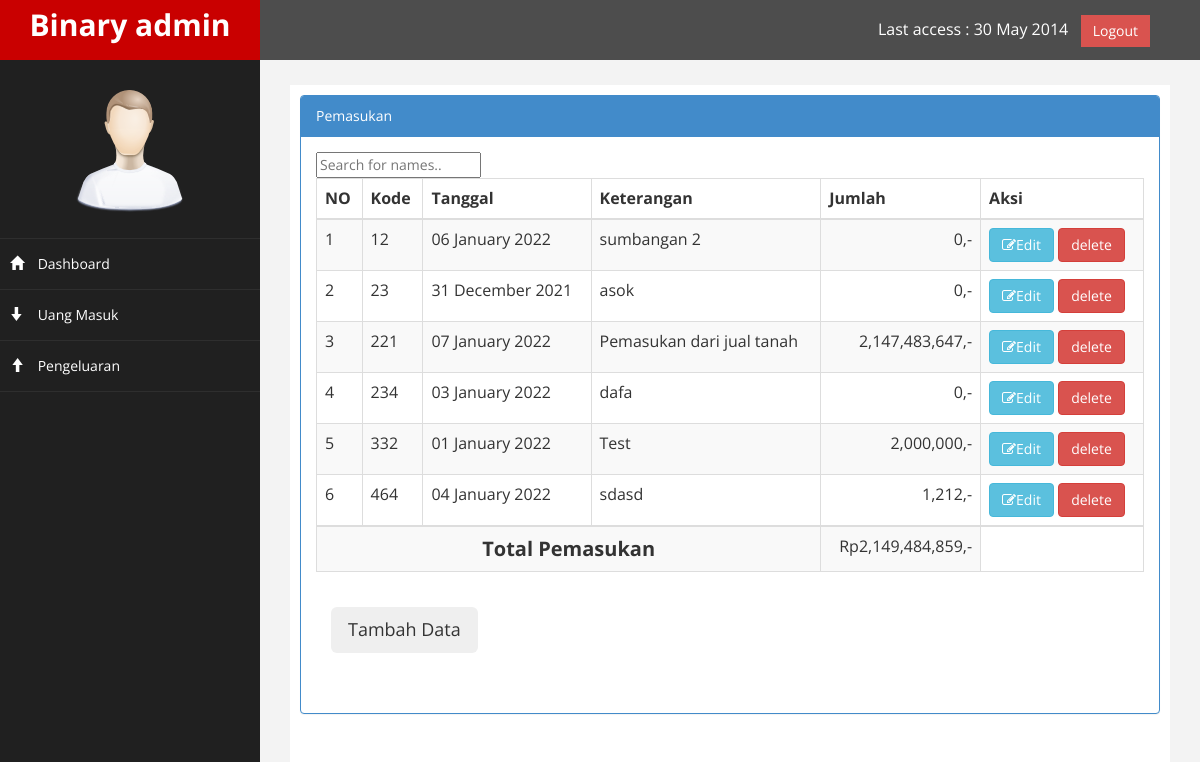
The app's page /pembukuan1/index.php?page=masuk with its own data.
### tables this page shows
CREATE TABLE `pembukuan` (
  `kode` int(11) NOT NULL,
  `keterangan` varchar(300) NOT NULL,
  `tgl` date NOT NULL,
  `jumlah` int(255) NOT NULL,
  `jenis` varchar(300) NOT NULL,
  `keluar` int(40) NOT NULL
);

### pembukuan1/page/kas_masuk/masuk.php (the view, shortened to what this page needs)
<div class="row">
    <div class="col-md-12">
        <div class="panel panel-primary">
            <div class="panel-heading">
                Pemasukan
            </div>
            <div class="panel-body">
                <div class="table-responsive">
                    <input type="text" id="myInput" onkeyup="myFunction()" placeholder="Search for names..">
                    <table class="table table-striped table-bordered table-hover" id="dataTables-example">
                        <thead>
                            <tr>
                                <th>NO</th>
                                <th>Kode</th>
                                <th>Tanggal</th>
                                <th>Keterangan</th>
                                <th>Jumlah</th>
                                <th>Aksi</th>
                            </tr>
                        </thead>
                        <tbody>
                            <?php
                            $total = 0;
                            $no = 1;
                            $sql = $koneksi->query("select * from pembukuan where jenis ='masuk'");
                            while ($data = $sql->fetch_assoc()) {
                            ?>
                                <tr class="odd gradeX">
                                    <td><?php echo $no++; ?></td>
                                    <td><?php echo $data['kode']; ?></td>
                                    <td><?php echo date('d F Y', strtotime($data['tgl'])); ?></td>
                                    <td class="test"><?php echo $data['keterangan']; ?></td>
                                    <td align="right"><?php echo number_format($data['jumlah']) . ",-"; ?></td>
                                    <td>
                                        <a id="edit_data" data-toggle="modal" data-target="#edit" data-id="<?php echo $data['kode'] ?>" data-ket="<?php echo $data['keterangan'] ?>" data-tgl="<?php echo $data['tgl']; ?>" data-jml="<?php echo $data['jumlah'] ?>" class="btn btn-info"><i class="fa fa-edit"></i>Edit</a>
                                        <a class="btn btn-danger"><i class="fa fa-trash"></i>delete</a>
                                    </td>
                                </tr>
                            <?php
                                $total = $total + $data['jumlah'];
                            }
                            ?>
                        </tbody>
                        <tr>
                            <th colspan="4" style="text-align: center; font-size:20px">Total Pemasukan</th>
                            <td style="font-soze: 17px; text-align:right;"><?php echo "Rp" . number_format($total) . ",-"; ?></td>
                        </tr>
                    </table>
                </div>
                <div class="panel-body">
                    <button class="btn btn-success btn-lg" data-toggle="modal" data-target="#myModal">
                        Tambah Data
                    </button>
                </div>
                <div class="panel-body">
                </div>
            </div>
        </div>
    </div>

### pembukuan1/index.php (shortened to what this page needs)
<?php
$koneksi = new mysqli("localhost", "root", "", "pemukuan");
?>
<html xmlns="http://www.w3.org/1999/xhtml">
<head>
    <link href="assets/css/bootstrap.css" rel="stylesheet" />
    <link href="assets/css/font-awesome.css" rel="stylesheet" />
    <link href="assets/css/custom.css" rel="stylesheet" />
</head>
<body>
    <div id="wrapper">
        <nav class="navbar navbar-default navbar-cls-top " role="navigation" style="margin-bottom: 0">
            <div class="navbar-header">
                <a class="navbar-brand" href="index.html">Binary admin</a>
            </div>
            <div style="color: white;
padding: 15px 50px 5px 50px;
float: right;
font-size: 16px;"> Last access : 30 May 2014 &nbsp; <a href="#" class="btn btn-danger square-btn-adjust">Logout</a> </div>
        </nav>
        <nav class="navbar-default navbar-side" role="navigation">
            <div class="sidebar-collapse">
                <ul class="nav" id="main-menu">
                    <li class="text-center">
                        <img src="assets/img/find_user.png" class="user-image img-responsive" />
                    </li>
                    <li>
                        <a href="index.php"><i class="glyphicon glyphicon-home"></i> Dashboard</a>
                    </li>
                    <li>
                        <a href="index.php?page=masuk"><i class="glyphicon glyphicon-arrow-down"></i> Uang Masuk</a>
                    </li>
                    <li>
                        <a href="index.php?page=keluar"><i class="glyphicon glyphicon-arrow-up"></i> Pengeluaran</a>
                    </li>
                </ul>
            </div>
        </nav>
        <div id="page-wrapper">
            <div id="page-inner">
                <div class="row">
                    <div class="col-md-12">
                        <?php
                        $page = null;
                        if (isset($_GET['page'])) {
                            $page = $_GET['page'];
                        }
                        switch ($page) {
                            case 'masuk':
                                include "page/kas_masuk/masuk.php";
                                break;
                        }
                        ?>
                    </div>
                </div>
            </div>
        </div>
    </div>
</body>
</html>

### pembukuan1/assets/css/custom.css (style rules this page uses)
body { font-family: 'Open Sans', sans-serif; }
#wrapper { width: 100%; background:#202020; }
#page-wrapper { padding: 15px 15px; min-height: 600px; background:#F3F3F3; }
#page-inner { width:100%; margin:10px 20px 10px 0px; background-color:#fff!important; padding:10px; min-height:1200px; }
.text-center { text-align:center; }
.square-btn-adjust { border: 0px solid transparent; -webkit-border-radius: 0px; -moz-border-radius: 0px; border-radius: 0px; }
.user-image { margin: 25px auto; -webkit-border-radius: 10px; -moz-border-radius: 10px; border-radius: 10px; max-height:170px; max-width:170px; }
.navbar-cls-top .navbar-brand { color: #fff; background: #C90000; width: 260px; text-align: center; height: 60px; font-size: 30px; font-weight: 700; }
.sidebar-collapse , .sidebar-collapse .nav { background:none; }
.sidebar-collapse .nav { padding:0; }
.sidebar-collapse .nav > li > a { color:#fff; background:#202020; text-shadow:none; }
.sidebar-collapse > .nav > li > a { padding:15px 10px; }
.sidebar-collapse > .nav > li { border-bottom: 1px solid rgba(107, 108, 109, 0.19); }
.navbar-side { border:none; background-color: #202020; }
.navbar-cls-top { background:#4D4D4D; border-bottom:none; }
.navbar-default { border:0px solid black; }
.navbar-header { background: #A70303; }
.nav > li > a > i { margin-right:10px; }
@media (min-width:768px) { #page-wrapper { margin: 0 0 0 260px; padding: 15px 30px; min-height: 1200px; } }
@media (min-width:768px) { .navbar-side { z-index: 1; position: absolute; width: 260px; } }
@media (min-width:768px) { .navbar { border-radius: 0px; } }

### records on screen
pembukuan: kode "12", tgl "06 January 2022", keterangan "sumbangan 2", jumlah "0"
pembukuan: kode "23", tgl "31 December 2021", keterangan "asok", jumlah "0"
pembukuan: kode "221", tgl "07 January 2022", keterangan "Pemasukan dari jual tanah", jumlah "2,147,483,647"
pembukuan: kode "234", tgl "03 January 2022", keterangan "dafa", jumlah "0"
pembukuan: kode "332", tgl "01 January 2022", keterangan "Test", jumlah "2,000,000"
pembukuan: kode "464", tgl "04 January 2022", keterangan "sdasd", jumlah "1,212"

### other values on screen
$total "2,149,484,859"
